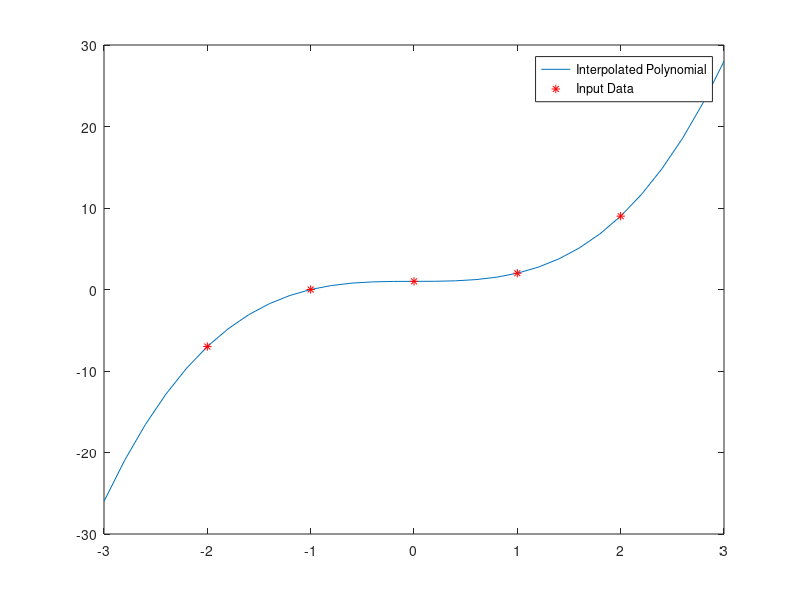

The MATLAB script that drew this image:
#Code to do polynomial interpolation using lagrange polynomials
#author: Biprateep Dey
clc;
clear all;
format long;

#input values for poly x^3+1
x_in = [-2, -1, 0,1,2];
y_in = [-7, 0, 1,2,9];
#Calculate the interpolated polynomial between these values in the given stepsize
plot_min=-3;
plot_max=3;
step=0.2;

#Function to calculate the lagrange polynomial coefficients
function retval=L(i, x, x_in)
  l = 1;
  for j = 1:length(x_in)
    if ( i != j)
      l = l * (x - x_in(j))/(x_in(i) - x_in(j));
    endif
  endfor
  retval = l;
endfunction

#Function to calculate the interpolation polynomial
function retval = pol(x,x_in,y_in)
  p = 0;
  for i=1:length(y_in)
    p = p + ( y_in(i) * L(i, x,x_in) );
  endfor
  retval = p;
endfunction

x=[];
y=[];
#display output and plot results
disp("The interpolated values are: ")
for x_test=plot_min:step:plot_max
  disp([x_test, pol(x_test,x_in,y_in)]);
  x(end+1)=x_test;
  y(end+1)=pol(x_test,x_in,y_in);
endfor

plot(x,y)
hold on;
plot(x_in,y_in,'r*')
legend("Interpolated Polynomial","Input Data");
